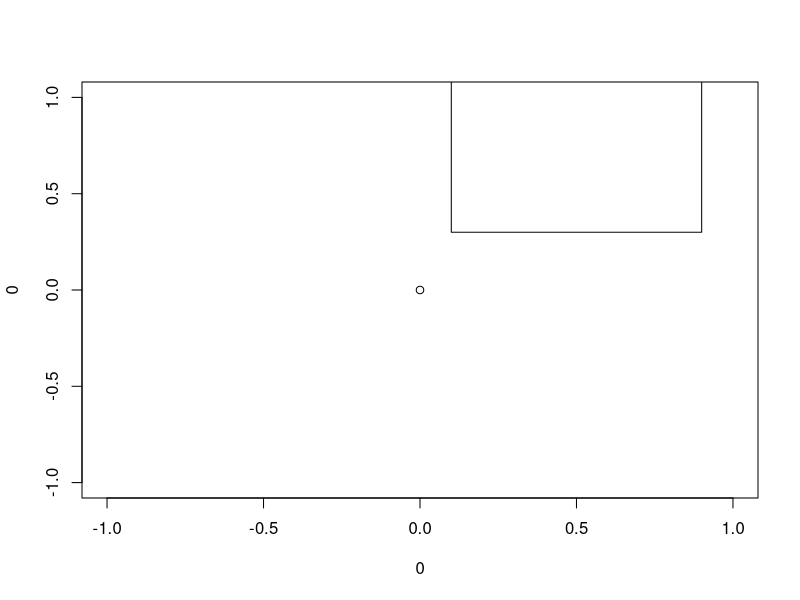
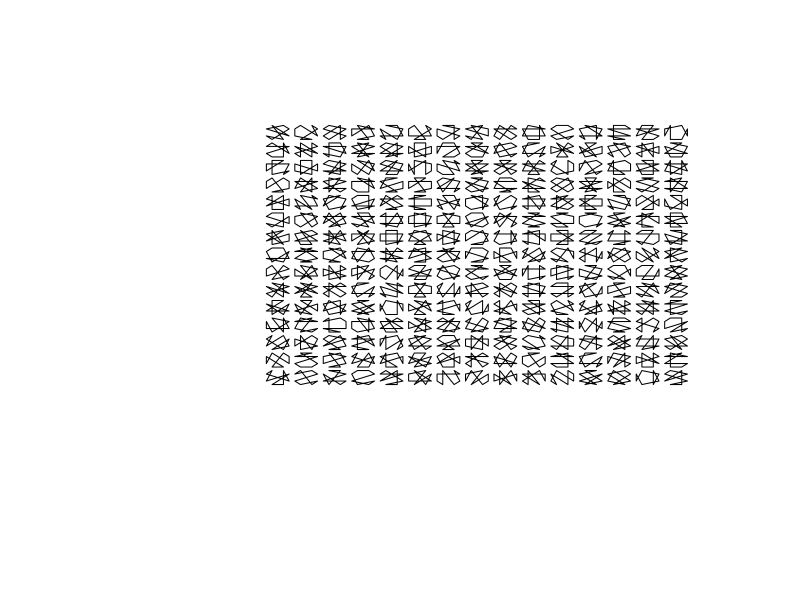
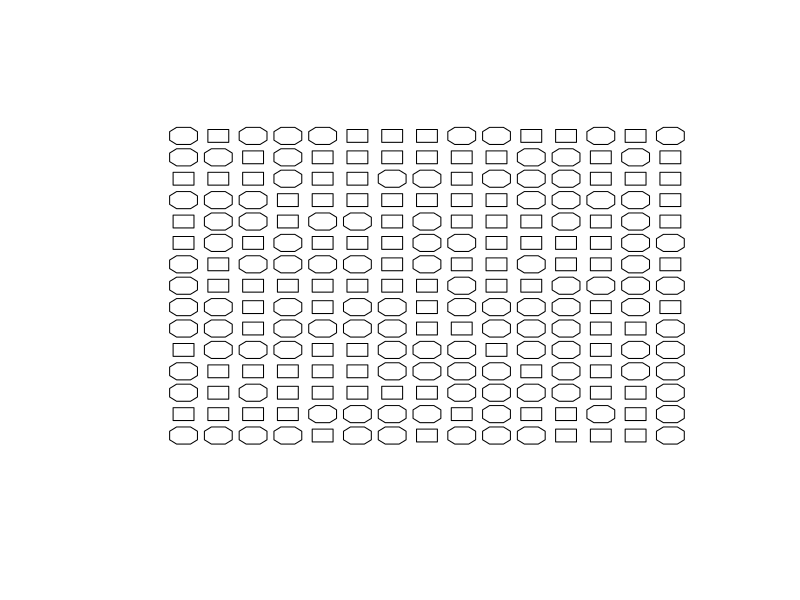
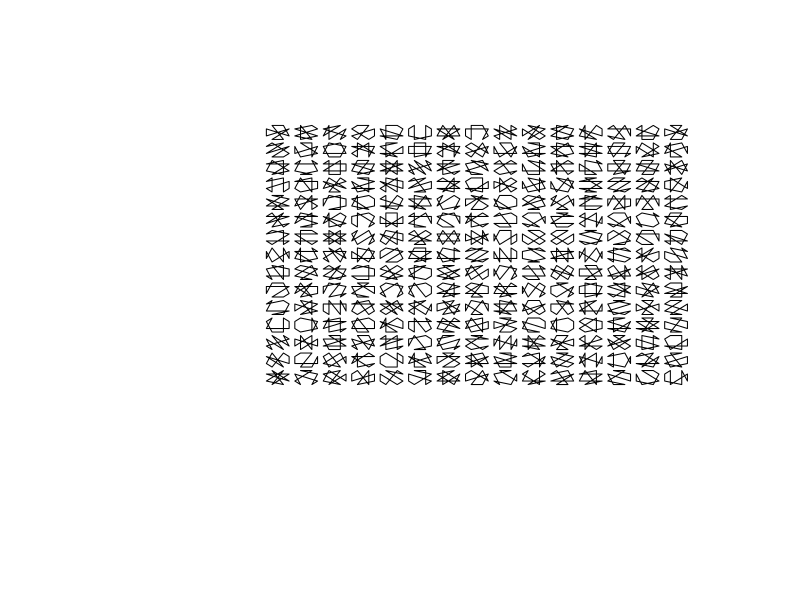
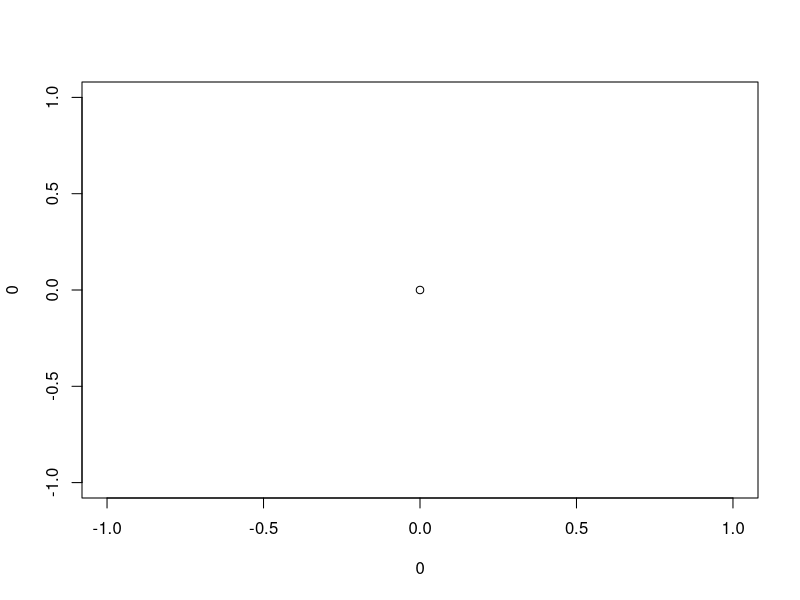

Here is the R script that generated these plots, in order: (Note: this script raises an error after producing the figures.)

squFunc <- function(Xcenter = 0,Ycenter = 0,wi = 0.4,he = 0.4){
  shape <- rbind(
      c(Xcenter+wi,Ycenter+he),
      c(Xcenter+wi,Ycenter-he),
      c(Xcenter-wi,Ycenter-he),
      c(Xcenter-wi,Ycenter+he))
  return (shape)
  }
      

plot(0, 0)
newSq <- squFunc(0.5,0.7)
polygon(newSq[,1],newSq[,2])


octaFunc <- function(Xcenter = 0,Ycenter = 0,wi = 0.4,he = 0.4){
  oct <- rbind(
        c(Xcenter+(wi/2),Ycenter+he),
        c(Xcenter+wi,Ycenter+(he/2)),
        c(Xcenter+wi,Ycenter-(he/2)),
        c(Xcenter+(wi/2),Ycenter-he),
        c(Xcenter-(wi/2),Ycenter-he),
        c(Xcenter-wi,Ycenter-(he/2)),
        c(Xcenter-wi,Ycenter+(he/2)),
        c(Xcenter-(wi/2),Ycenter+he))
  return (oct)
  }



plot(0, 0,
     xlim=c(-5,17),
     ylim=c(-5,17),
     col = "white", xlab = "", ylab = "", axes=F)
for (p in seq(1,15)){
  for (q in seq(1,15)) {
    oct <- octaFunc(p,q)
    oct <- oct[sample(nrow(oct)),]
    polygon(oct[,1],oct[,2])
}}


plot(0, 0,
     xlim=c(-1,17),
     ylim=c(-1,17),
     col = "white", xlab = "", ylab = "", axes=F)
for (p in seq(1,15)){
  for (q in seq(1,15)) {
    
    dec <- sample(1:2,1)
     ifelse(dec == 1, shape <- squFunc(p,q,0.3,0.3),
                              shape <- octaFunc(p,q))
    shuf <- sample(c(T,F),1)
    print(shuf)
    ifelse(shuf == T, shape[sample(nrow(shape)),],shape)
    
    polygon(shape[,1]+.2,shape[,2]+.2)
  }}


##### Variations on octagon

plot(0, 0,
     xlim=c(-5,17),
     ylim=c(-5,17),
     col = "white", xlab = "", ylab = "", axes=F)
for (p in seq(1,15)){
  for (q in seq(1,15)) {
    oct <- octaFunc(p,q)
    oct <- oct[sample(nrow(oct)),]
    polygon(oct[,1],oct[,2])
  }}


Xcenter = 0
Ycenter = 0
wi = 0.4
he = 0.4
plot(0, 0)

oct <- hexFunc()
polygon(oct[,1],oct[,2])

hexFunc <- function(Xcenter = 0,Ycenter = 0,wi = 0.4,he = 0.4){
  shape <- rbind(
    c(Xcenter,Ycenter+he),
    c(Xcenter+wi,Ycenter+(he/2)),
    c(Xcenter+wi,Ycenter),
    c(Xcenter+wi,Ycenter-(he/2)),
    c(Xcenter,Ycenter-he),
    c(Xcenter-wi,Ycenter-(he/2)),
    c(Xcenter-wi,Ycenter),
    c(Xcenter-wi,Ycenter+(he/2)))
  return (shape)
}


#### Working on a pentagon

plot(0, 0)
pentFunc <- function(Xcenter = 0,Ycenter = 0,wi = 0.4,he = 0.4){
  shape <- rbind(
    c(Xcenter,Ycenter+(he/2)),
    c(Xcenter+wi,Ycenter+(he/2)),
    c(Xcenter+wi+(wi/2),Ycenter-(he/2)),
    c(Xcenter,Ycenter-he),
    c(Xcenter-wi-(wi/2),Ycenter-(he/2)),
    c(Xcenter-wi,Ycenter+(he/2)))
  return (shape)
}
out <- pentFunc()
plot(0, 0)
polygon(out[,1],out[,2])


plot(0, 0,
     xlim=c(0,15),
     ylim=c(0,15),
     col = "white", xlab = "", ylab = "", axes=F)
for (p in seq(1,15)){
  for (q in seq(1,15)) { 
    
    choice <- sample(1:5,1)
    w = sample(seq(0.3,0.8,0.5),1)
    h = sample(seq(0.3,0.8,0.5),1)
    if (choice == 1){
      fig <-  octaFunc(p,q,w,h)
    }
    if (choice == 2){
      fig <-  pentFunc(p,q,w,h)
    }
    if (choice == 3){
      fig <-  squFunc(p,q,w,h)
    } 
    if (choice == 4){

      fig <-  hexFunc(p,q,w,h)
    }
    
    if (choice != 5){
      scramble <- sample(c(T,F),1,prob = c(0.9,0.1))
      if (scramble) { fig <- fig[sample(nrow(fig)),] }

      polygon(fig[,1],fig[,2])
    }
    else(
      points(p,q,pch=1,cex=sample(seq(0.5,3,0.5),1))
    )
  }}

plot(0, 0,
     xlim=c(0,15),
     ylim=c(0,15),
     col = "white", xlab = "", ylab = "", axes=F)

for (i in 1:15){
  for (j in 1:15){
    print(c(i,j))
  points(i,j,pch=i+j,cex=2)
}}
plot.new()
points(0,0,pch=1,cex=3)
